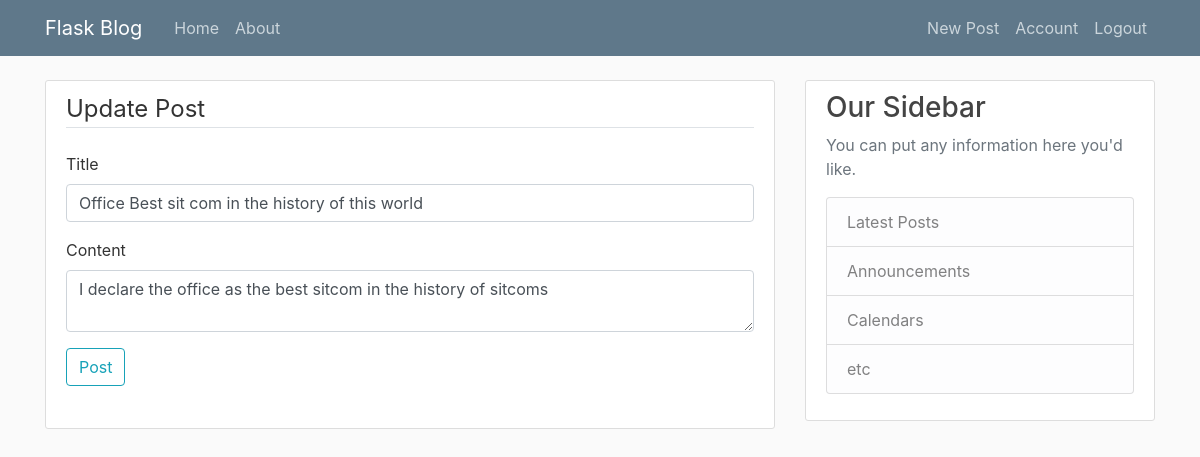
The page /post/6/update (signed in) on the database as committed earlier.
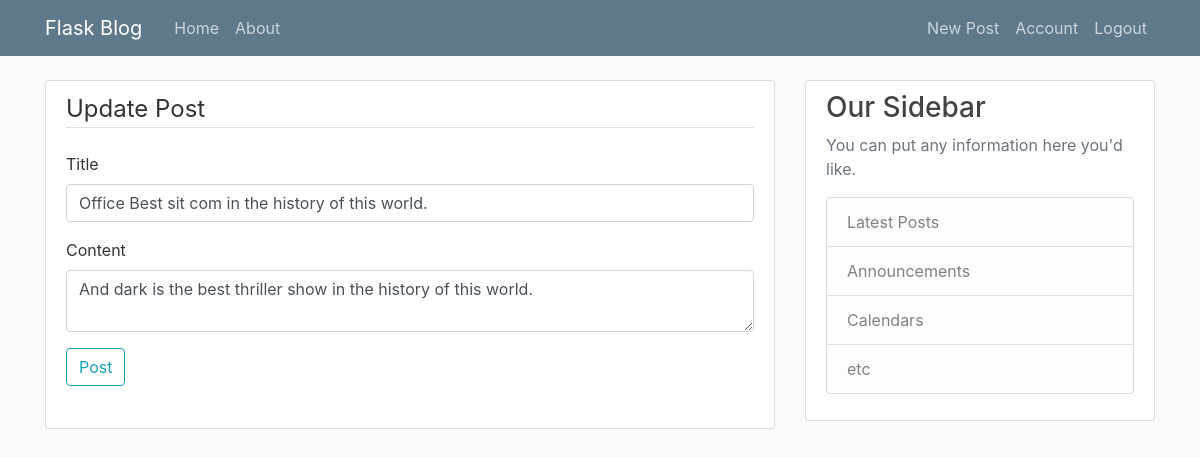
The same page on the database as committed later.
### flaskblog/models.py (models this page shows, shortened)
class Post(db.Model):
    id = db.Column(db.Integer, primary_key=True)
    title = db.Column(db.String(100), nullable=False)
    date_posted = db.Column(db.DateTime, nullable=False, default=datetime.utcnow)
    content = db.Column(db.Text, nullable=False)
    userId = db.Column(db.Integer, db.ForeignKey('user.id'), nullable=False)

### flaskblog/posts/routes.py (the view)
@posts.route("/post/<int:post_id>/update", methods=["GET", "POST"])
@login_required
def update_post(post_id):
    post = Post.query.get_or_404(post_id)
    if post.author!=current_user:
        abort(403)
    post_form = PostForm()
    if post_form.validate_on_submit():
        post.title = post_form.title.data
        post.content = post_form.content.data
        db.session.commit()
        flash('Your post has been updated', 'success')
        return redirect(url_for('posts.post', post_id=post.id))
    elif request.method == 'GET':
        post_form.title.data = post.title
        post_form.content.data = post.content
    return render_template('create_post.html', title='Update Post',
    form=post_form,
    legend = 'Update Post')

### flaskblog/posts/forms.py
class PostForm(FlaskForm):
    title = StringField('Title', validators=[DataRequired()])
    content = TextAreaField('Content', validators=[DataRequired()])
    submit = SubmitField('Post')

### flaskblog/models.py (called while the page is built)
@login_manager.user_loader
def load_user(user_id):
    return User.query.get(int(user_id))

### flaskblog/templates/create_post.html (shortened to what this page needs)
{% extends "layout.html" %}
{% block content%}
    <div class="content-section">
    <form method="post" action="">
        <fieldset class="form-group">
            <legend class="border-bottom mb-4">{{ legend }}</legend>
            <div class="form-group">
                {{ form.title.label(class="form-control-label")}}
                 {% if form.title.errors%}
                     {{ form.title(class="form-control form-control-lg5 is-invalid")}}
                     <div class='invalid-feedback'>
                        {% for error in form.email.errors %}
                        <span> {{error}} </span>
                        {% endfor %}
                     </div>
                {%else %}
                    {{ form.title(class="form-control form-control-lg5")}}
                {% endif %}
            </div>
            <div class="form-group">
                {{ form.content.label(class="form-control-label")}}
                 {% if form.content.errors%}
                     {{ form.content(class="form-control form-control-lg5 is-invalid")}}
                     <div class='invalid-feedback'>
                        {% for error in form.content.errors %}
                        <span> {{error}} </span>
                        {% endfor %}
                     </div>
                {%else %}
                    {{ form.content(class="form-control form-control-lg5")}}
                {% endif %}
            </div>
            <div class="form-group">
                {{ form.submit(class="btn btn-outline-info")}}
            </div>
        </fieldset>
    </form>
   </div>
{%endblock content%}

Rows that differ between the two databases and show on the page:
changed Post: title "Office Best sit com in the history of this world" → "Office Best sit com in the history of this world."; content "I declare the office as the best sitcom in the history of sitcoms" → "And dark is the best thriller show in the history of this world."
